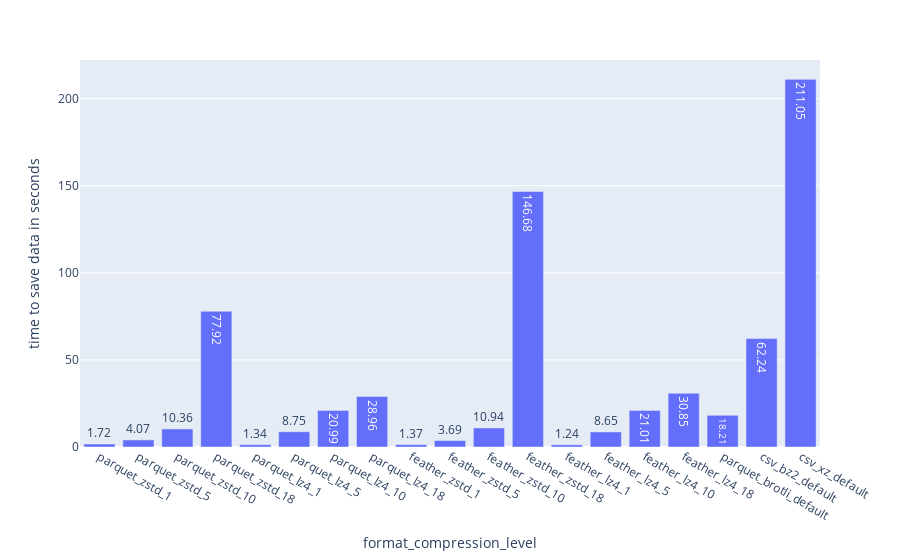

Here is the notebook cell this chart was saved with:
### Code cell
fig = px.bar(df_interesting_levels, x="method_compression_with_level", y="save_time", text_auto=True,
             labels={"save_time": "time to save data in seconds",
                     "method_compression_with_level": "format_compression_level"},)
fig.show()
fig.write_image("./plots/pandas_ff_bar_save_time_feather.svg")

### Figure 1 — Plotly figure (JSON) as saved in the notebook; plotly's stock layout.template omitted (floating-point values rounded to 4 significant figures)
{"data": [{"alignmentgroup": "True", "hovertemplate": "format_compression_level=%{x}<br>time to save data in seconds=%{y}<extra></extra>", "legendgroup": "", "marker": {"color": "#636efa", "pattern": {"shape": ""}}, "name": "", "offsetgroup": "", "orientation": "v", "showlegend": false, "textposition": "auto", "texttemplate": "%{y}", "type": "bar", "x": ["parquet_zstd_1", "parquet_zstd_5", "parquet_zstd_10", "parquet_zstd_18", "parquet_lz4_1", "parquet_lz4_5", "parquet_lz4_10", "parquet_lz4_18", "feather_zstd_1", "feather_zstd_5", "feather_zstd_10", "feather_zstd_18", "feather_lz4_1", "feather_lz4_5", "feather_lz4_10", "feather_lz4_18", "parquet_brotli_default", "csv_bz2_default", "csv_xz_default"], "xaxis": "x", "y": [1.72, 4.07, 10.36, 77.92, 1.34, 8.75, 20.99, 28.96, 1.37, 3.69, 10.94, 146.7, 1.24, 8.65, 21.01, 30.85, 18.21, 62.24, 211.1], "yaxis": "y"}], "layout": {"barmode": "relative", "legend": {"tracegroupgap": 0}, "margin": {"t": 60}, "xaxis": {"anchor": "y", "domain": [0, 1], "title": {"text": "format_compression_level"}}, "yaxis": {"anchor": "x", "domain": [0, 1], "title": {"text": "time to save data in seconds"}}}}
